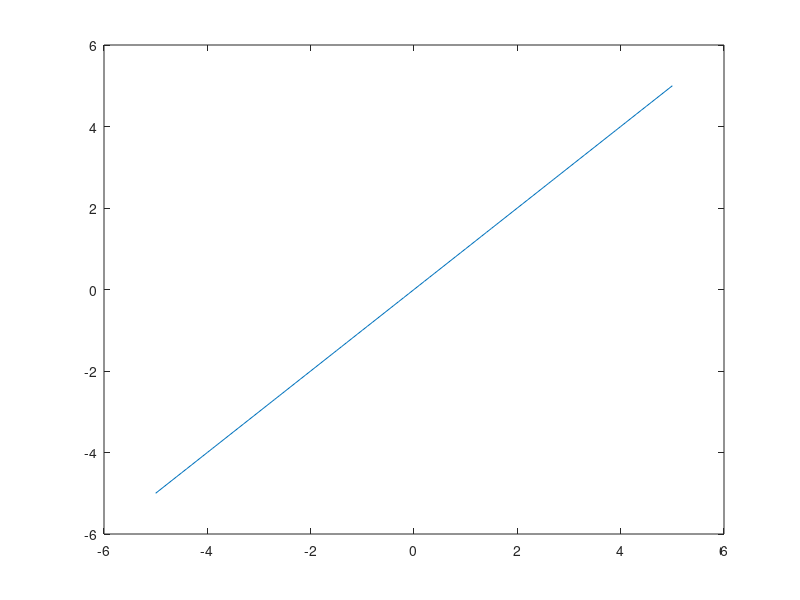
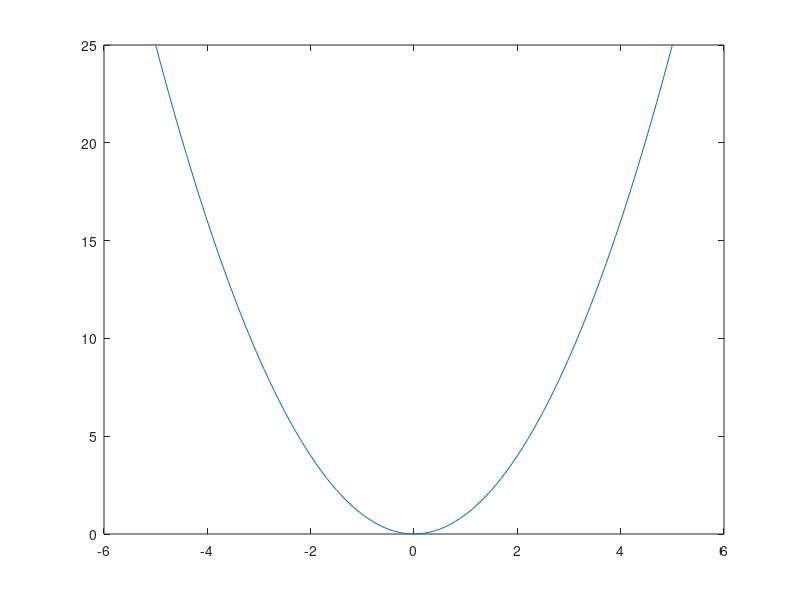
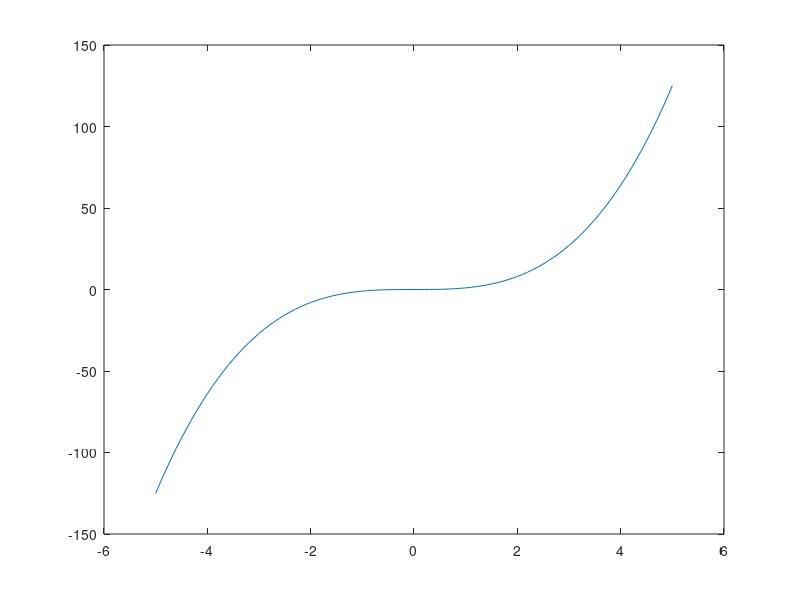
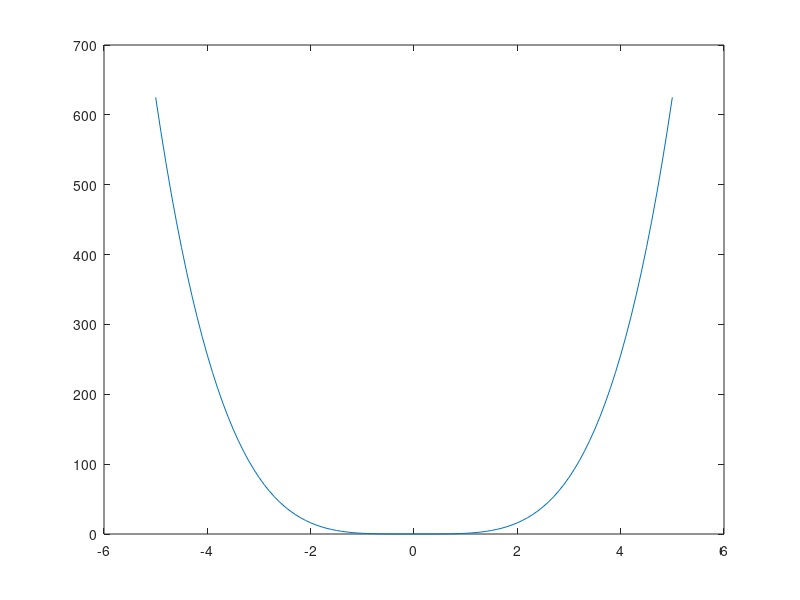

Here is the MATLAB script that generated these plots, in order: (Note: this script raises an error after producing the figures.)
x = (-5:.1:5);
for p = 1:5
  plot (x, x.^p)
  print animation.pdf -append
endfor
im = imread ("animation.pdf", "Index", "all");
imwrite (im, "animation.gif", "DelayTime", .5)